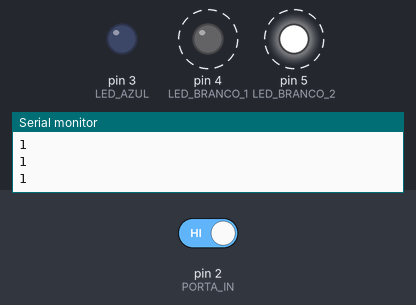
Bench run of a sketch on a simulated Arduino Uno, built with avr-gcc and run on an emulated ATmega328P. Shown: output pins drawn as LEDs (lit = HIGH), the last lines printed to the serial monitor. Dashed ring = blinking. The test bench sets the inputs (shaded band); at power-on: pin 2 (PORTA_IN) HIGH.

Above: at 2.0 s.
2.1 s: pin 2 (PORTA_IN) driven LOW
At 2.25 s:
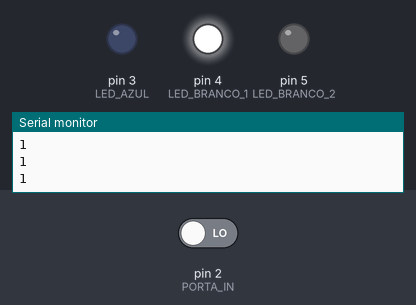
At 3.0 s:
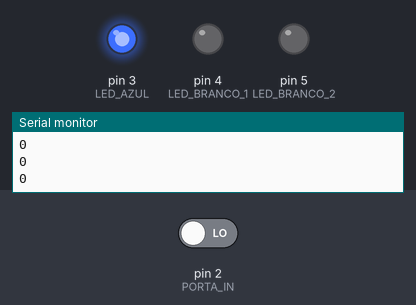
3.9 s: pin 2 (PORTA_IN) driven HIGH
At 4.05 s:
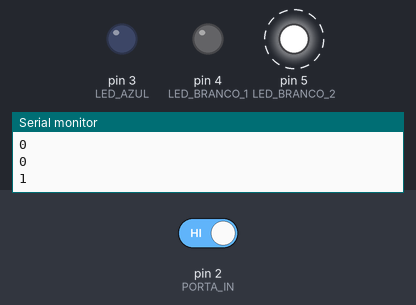
Timing chart, 0 to 13.1 s (numbered marks = the images above; inputs shaded):
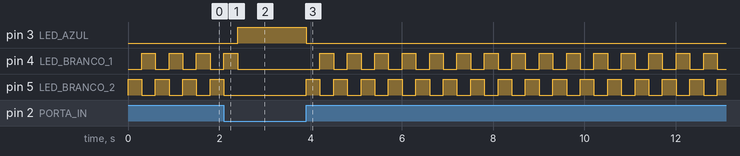

Measured:
- after the input at 2.1 s, pin 3 (LED_AZUL): LOW → HIGH after 0.30 s; pin 4 (LED_BRANCO_1): goes on until 2.4 s, then stays LOW; pin 5 (LED_BRANCO_2): goes on until 2.1 s, then stays LOW
- after the input at 3.9 s, pin 3 (LED_AZUL): HIGH → LOW at once; pin 4 (LED_BRANCO_1): alternates HIGH for 0.30 s and LOW for 0.30 s, starting after 0.31 s; pin 5 (LED_BRANCO_2): alternates HIGH for 0.30 s and LOW for 0.30 s, starting at once
- by itself, pin 4 (LED_BRANCO_1), pin 5 (LED_BRANCO_2): alternates HIGH for 0.30 s and LOW for 0.30 s

The sketch:

sketch_oct18a.ino
```cpp
int estadobotao = 0; //declare a variável inteira de leitura do botão

int PORTA_IN = 2;
int LED_AZUL = 3;
int LED_BRANCO_1 = 4;
int LED_BRANCO_2 = 5;
int DELAY = 300;

void setup() {
    Serial.begin(9600);
    // put your setup code here, to run once:
    pinMode(LED_AZUL, OUTPUT);          //diga ao arduino que os pinos das LEDs são de saída: 'OUTPUT'
    pinMode(LED_BRANCO_1, OUTPUT);
    pinMode(LED_BRANCO_2, OUTPUT);
    pinMode(PORTA_IN, INPUT);          //agora para o botão, será de entrada: 'INPUT' para que o arduino faça a leitura do estado do botão
}

void loop() {

    // put your main code here, to run repeatedly:
    estadobotao = digitalRead(PORTA_IN); //a variável 'estadobotao' recebe o estado da porta digital 2
    Serial.println(estadobotao);

    // se o botão não estiver pressionado
    if (estadobotao == LOW) {
        digitalWrite(LED_AZUL, HIGH);  // acende o LED da porta LED_AZUL

        digitalWrite(LED_BRANCO_1, LOW);   // apaga o LED da porta LED_BRANCO_1
        digitalWrite(LED_BRANCO_2, LOW);   // apaga o LED da porta LED_BRANCO_2
    }
    // se estiver pressionado
    else  {
        digitalWrite(LED_AZUL, LOW);   // apaga o LED da porta LED_AZUL

        digitalWrite(LED_BRANCO_1, LOW);   // apaga o LED da porta LED_BRANCO_1
        digitalWrite(LED_BRANCO_2, HIGH);  // acende o LED da porta LED_BRANCO_2
        delay(DELAY);             // espera 0.2LED_BRANCO_20 segundos

        digitalWrite(LED_BRANCO_1, HIGH);  // acende o led da porta LED_BRANCO_1
        digitalWrite(LED_BRANCO_2, LOW);   // apaga o led da porta LED_BRANCO_2
        delay(DELAY);             // espera mais 0.2LED_BRANCO_20 segundos
    }

}
```
